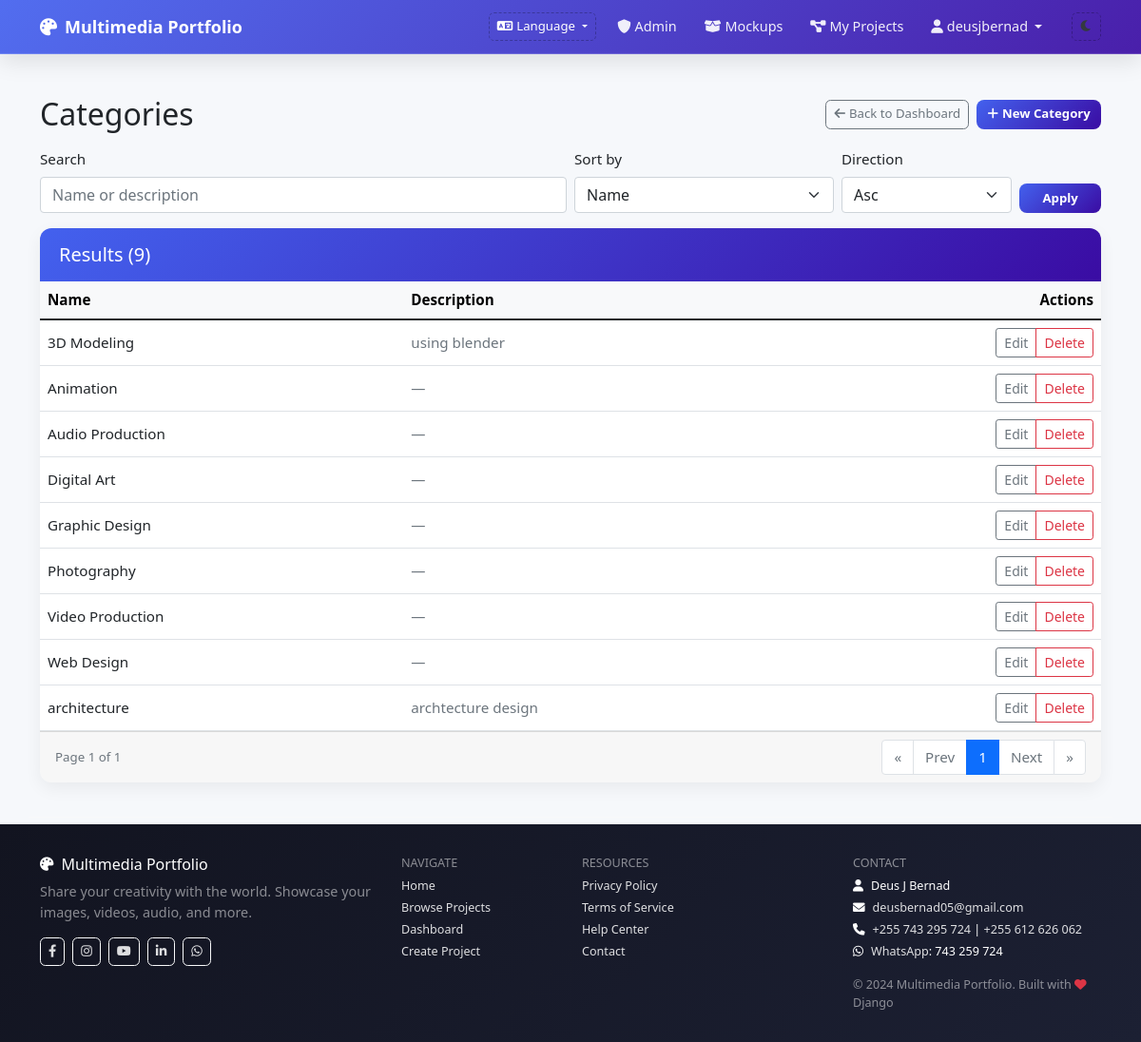
The app's page /en/control/categories/ (signed in) with its own data.
### projects/models.py (models this page shows, shortened)
class Category(models.Model):
    name = models.CharField(max_length=100)
    description = models.TextField(blank=True)

### core/views.py (the view)
# urls.py: path('control/categories/', views.admin_categories, name='admin_categories'),
@login_required
def admin_categories(request):
    if not request.user.is_staff:
        return redirect('core:home')
    q = (request.GET.get('q') or '').strip()
    cats = Category.objects.all()
    if q:
        cats = cats.filter(Q(name__icontains=q) | Q(description__icontains=q))
    sort = request.GET.get('sort') or 'name'
    direction = request.GET.get('dir') or 'asc'
    allowed = {'name': 'name', 'created': 'id'}
    order_field = allowed.get(sort, 'name')
    if direction == 'desc':
        order_field = f'-{order_field}'
    cats = cats.order_by(order_field)
    page_size = int(request.GET.get('page_size') or 10)
    paginator = Paginator(cats, page_size)
    page_number = request.GET.get('page') or 1
    page_obj = paginator.get_page(page_number)
    context = {
        'q': q,
        'sort': sort,
        'dir': direction,
        'page_obj': page_obj,
        'page_size': page_size,
        'total_categories': paginator.count,
    }
    return render(request, 'core/admin_categories.html', context)

### core/templates/core/admin_categories.html (shortened to what this page needs)
{% extends 'base.html' %}
{% load i18n %}
{% block content %}
<div class="container py-4">
  <div class="d-flex align-items-center justify-content-between mb-3">
    <h2 class="mb-0">{% trans "Categories" %}</h2>
    <div class="d-flex gap-2">
      <a href="{% url 'core:admin_dashboard' %}" class="btn btn-outline-secondary btn-sm">
        <i class="fas fa-arrow-left me-1"></i>{% trans "Back to Dashboard" %}
      </a>
      <a href="{% url 'core:admin_category_create' %}" class="btn btn-primary btn-sm">
        <i class="fas fa-plus me-1"></i>{% trans "New Category" %}
      </a>
    </div>
  </div>
  <form class="row g-2 align-items-end mb-3" method="get">
    <div class="col-md-6">
      <label class="form-label">{% trans "Search" %}</label>
      <input type="text" class="form-control" name="q" value="{{ q }}" placeholder="{% trans 'Name or description' %}">
    </div>
    <div class="col-md-3">
      <label class="form-label">{% trans "Sort by" %}</label>
      <select class="form-select" name="sort">
        <option value="name" {% if sort == 'name' %}selected{% endif %}>{% trans "Name" %}</option>
      </select>
    </div>
    <div class="col-md-2">
      <label class="form-label">{% trans "Direction" %}</label>
      <select class="form-select" name="dir">
        <option value="asc" {% if dir == 'asc' %}selected{% endif %}>{% trans "Asc" %}</option>
      </select>
    </div>
    <div class="col-md-1">
      <button type="submit" class="btn btn-primary w-100">{% trans "Apply" %}</button>
    </div>
  </form>
  <div class="card">
    <div class="card-header d-flex justify-content-between align-items-center">
      <h5 class="mb-0">{% trans "Results" %} ({{ total_categories }})</h5>
    </div>
    <div class="table-responsive">
      <table class="table table-hover align-middle mb-0">
        <thead class="table-light">
          <tr>
            <th>{% trans "Name" %}</th>
            <th>{% trans "Description" %}</th>
            <th class="text-end">{% trans "Actions" %}</th>
          </tr>
        </thead>
        <tbody>
          {% for c in page_obj.object_list %}
          <tr>
            <td>{{ c.name }}</td>
            <td class="text-muted">{{ c.description|default:'—' }}</td>
            <td class="text-end">
              <div class="btn-group btn-group-sm" role="group">
                <a class="btn btn-outline-secondary" href="{% url 'core:admin_category_edit' c.id %}">{% trans "Edit" %}</a>
                <button class="btn btn-outline-danger" data-action="delete" data-id="{{ c.id }}">{% trans "Delete" %}</button>
              </div>
            </td>
          </tr>
          {% empty %}
          <tr><td colspan="3" class="text-center text-muted py-3">{% trans "No categories found." %}</td></tr>
          {% endfor %}
        </tbody>
      </table>
    </div>
    <div class="card-footer d-flex justify-content-between align-items-center">
      <div class="text-muted small">
        {% trans "Page" %} {{ page_obj.number }} {% trans "of" %} {{ page_obj.paginator.num_pages }}
      </div>
      <nav>
        <ul class="pagination mb-0">
          {% if page_obj.has_previous %}
            <li class="page-item"><a class="page-link" href="?q={{ q }}&sort={{ sort }}&dir={{ dir }}&page_size={{ page_size }}&page=1">«</a></li>
            <li class="page-item"><a class="page-link" href="?q={{ q }}&sort={{ sort }}&dir={{ dir }}&page_size={{ page_size }}&page={{ page_obj.previous_page_number }}">{% trans "Prev" %}</a></li>
          {% else %}
            <li class="page-item disabled"><span class="page-link">«</span></li>
            <li class="page-item disabled"><span class="page-link">{% trans "Prev" %}</span></li>
          {% endif %}
          <li class="page-item active"><span class="page-link">{{ page_obj.number }}</span></li>
          {% if page_obj.has_next %}
            <li class="page-item"><a class="page-link" href="?q={{ q }}&sort={{ sort }}&dir={{ dir }}&page_size={{ page_size }}&page={{ page_obj.next_page_number }}">{% trans "Next" %}</a></li>
            <li class="page-item"><a class="page-link" href="?q={{ q }}&sort={{ sort }}&dir={{ dir }}&page_size={{ page_size }}&page={{ page_obj.paginator.num_pages }}">»</a></li>
          {% else %}
            <li class="page-item disabled"><span class="page-link">{% trans "Next" %}</span></li>
            <li class="page-item disabled"><span class="page-link">»</span></li>
          {% endif %}
        </ul>
      </nav>
    </div>
  </div>
</div>
{% endblock %}

### templates/base.html (shortened to what this page needs)
<!DOCTYPE html>
{% load i18n %}
<html lang="{{ LANGUAGE_CODE|default:'en' }}">
<head>
    <link href="https://cdn.jsdelivr.net/npm/bootstrap@5.1.3/dist/css/bootstrap.min.css" rel="stylesheet">
    <link href="https://cdnjs.cloudflare.com/ajax/libs/font-awesome/6.0.0/css/all.min.css" rel="stylesheet">
</head>
<body>
    <nav class="navbar navbar-expand-lg navbar-dark">
        <div class="container">
            <a class="navbar-brand" href="{% url 'core:home' %}">
                <i class="fas fa-palette me-2"></i>{% trans "Multimedia Portfolio" %}
            </a>
            <div class="collapse navbar-collapse" id="navbarNav">
                <div class="navbar-nav ms-auto align-items-center">
                    <div class="nav-item dropdown me-2">
                        <button class="btn btn-ghost btn-sm dropdown-toggle lang-btn" type="button" data-bs-toggle="dropdown" aria-expanded="false">
                            <i class="fas fa-language me-1"></i>{% trans "Language" %}
                        </button>
                    </div>
                    {% if user.is_authenticated %}
                        {% if user.is_staff %}
                        <a class="nav-link" href="{% url 'core:admin_dashboard' %}">
                            <i class="fas fa-shield-alt me-1"></i>{% trans "Admin" %}
                        </a>
                        {% endif %}
                        <a class="nav-link {% if request.resolver_match.url_name in 'mockup_list' %}active{% endif %}" href="{% url 'projects:mockup_list' %}">
                            <i class="fas fa-box-open me-1"></i>{% trans "Mockups" %}
                        </a>
                        <a class="nav-link {% if request.resolver_match.url_name == 'dashboard' %}active{% endif %}"
                           href="{% url 'projects:dashboard' %}">
                            <i class="fas fa-project-diagram me-1"></i>{% trans "My Projects" %}
                        </a>
                        <div class="nav-item dropdown">
                            <a class="nav-link dropdown-toggle" href="#" role="button" data-bs-toggle="dropdown">
                                <i class="fas fa-user me-1"></i>{{ user.username }}
                            </a>
                        </div>
                    {% endif %}
                    <div class="ms-lg-3 mt-2 mt-lg-0 d-flex align-items-center gap-2">
                        <button id="themeToggle" class="btn btn-ghost btn-sm" type="button" title="Toggle theme">
                            <i class="fas fa-moon"></i>
                        </button>
                    </div>
                </div>
            </div>
        </div>
    </nav>
    <div class="container main-content">
        {% block content %}
        {% endblock %}
    </div>
    <footer class="footer">
        <div class="container">
            <div class="row gy-4 py-3 border-top border-light border-opacity-10">
                <div class="col-12 col-lg-4">
                    <div class="d-flex align-items-center mb-2">
                        <i class="fas fa-palette me-2"></i>
                        <h6 class="mb-0">{% trans "Multimedia Portfolio" %}</h6>
                    </div>
                    <p class="mb-3 text-white-50">{% trans "Share your creativity with the world. Showcase your images, videos, audio, and more." %}</p>
                    <div class="d-flex gap-2">
                        <a href="https://www.facebook.com/profile.php?id=61576717596735" class="btn btn-outline-light btn-sm" target="_blank" rel="noopener"><i class="fab fa-facebook-f"></i></a>
                        <a href="https://instagram.com/bernad.deus" class="btn btn-outline-light btn-sm" target="_blank" rel="noopener"><i class="fab fa-instagram"></i></a>
                        <a href="https://www.youtube.com/@DeusAnimation" class="btn btn-outline-light btn-sm" target="_blank" rel="noopener"><i class="fab fa-youtube"></i></a>
                        <a href="https://www.linkedin.com/in/deus-bernad-9b6520343" class="btn btn-outline-light btn-sm" target="_blank" rel="noopener"><i class="fab fa-linkedin-in"></i></a>
                        <a href="https://wa.me/255743295724" class="btn btn-outline-light btn-sm" target="_blank" rel="noopener"><i class="fab fa-whatsapp"></i></a>
                    </div>
                </div>
                <div class="col-6 col-lg-2">
                    <h6 class="text-uppercase small text-white-50 mb-2">{% trans "Navigate" %}</h6>
                    <ul class="list-unstyled mb-0 small footer-links">
                        <li class="mb-1"><a href="{% url 'core:home' %}">{% trans "Home" %}</a></li>
                        <li class="mb-1"><a href="{% url 'projects:public_projects' %}">{% trans "Browse Projects" %}</a></li>
                        {% if user.is_authenticated %}
                        <li class="mb-1"><a href="{% url 'projects:dashboard' %}">{% trans "Dashboard" %}</a></li>
                        <li class="mb-1"><a href="{% url 'projects:project_create' %}">{% trans "Create Project" %}</a></li>
                        {% else %}
                        <li class="mb-1"><a href="{% url 'accounts:login' %}">{% trans "Login" %}</a></li>
                        <li class="mb-1"><a href="{% url 'accounts:register' %}">{% trans "Register" %}</a></li>
                        {% endif %}
                    </ul>
                </div>
                <div class="col-6 col-lg-3">
                    <h6 class="text-uppercase small text-white-50 mb-2">{% trans "Resources" %}</h6>
                    <ul class="list-unstyled mb-0 small footer-links">
                        <li class="mb-1"><a href="{% url 'core:privacy' %}">{% trans "Privacy Policy" %}</a></li>
                        <li class="mb-1"><a href="{% url 'core:terms' %}">{% trans "Terms of Service" %}</a></li>
                        <li class="mb-1"><a href="{% url 'core:help' %}">{% trans "Help Center" %}</a></li>
                        <li class="mb-1"><a href="{% url 'core:contact' %}">{% trans "Contact" %}</a></li>
                    </ul>
                </div>
                <div class="col-12 col-lg-3">
                    <h6 class="text-uppercase small text-white-50 mb-2">{% trans "Contact" %}</h6>
                    <ul class="list-unstyled mb-3 small">
                        <li class="mb-1"><i class="fas fa-user me-2"></i>Deus J Bernad</li>
                        <li class="mb-1"><i class="fas fa-envelope me-2"></i><a href="mailto:deusbernad05@gmail.com">deusbernad05@gmail.com</a></li>
                        <li class="mb-1"><i class="fas fa-phone me-2"></i><a href="tel:+255743295724">+255 743 295 724</a> | <a href="tel:+255612626062">+255 612 626 062</a></li>
                        <li class="mb-0"><i class="fab fa-whatsapp me-2"></i><a href="https://wa.me/255743295724" target="_blank" rel="noopener">WhatsApp</a>: 743 259 724</li>
                    </ul>
                    <div class="text-white-50 small">&copy; 2024 {% trans "Multimedia Portfolio" %}. {% trans "Built with" %} <i class="fas fa-heart text-danger"></i> Django</div>
                </div>
            </div>
        </div>
    </footer>
</body>
</html>

### templates/base.html (style rules this page uses)
:root { --primary-color: #4361ee; --secondary-color: #3a0ca3; --accent-color: #f72585; --dark-color: #2b2d42; --light-color: #f8f9fa; --social-start: var(--primary-color); --social-end: var(--secondary-color); --footer-start: #121420; --footer-end: #1c2033; }
.form-control, .form-select, .form-check-input { background-color: #ffffff !important; color: #212529 !important; }
.form-control::placeholder { color: #6c757d; opacity: 1; }
.form-label, label { color: #212529; }
body { font-family: 'Segoe UI', Tahoma, Geneva, Verdana, sans-serif; background: #f6f8fb; min-height: 100vh; font-size: 0.95rem; }
.navbar { background: linear-gradient(135deg, rgba(67,97,238,.92), rgba(58,12,163,.92)) !important; box-shadow: 0 8px 24px rgba(0,0,0,0.10); padding: .6rem 0; border-bottom: 1px solid rgba(255,255,255,.18); backdrop-filter: saturate(120%) blur(8px); position: sticky; top: 0; z-index: 1040; }
.navbar-brand { font-weight: 700; font-size: 1.125rem; color: white !important; transition: transform 0.2s ease; }
.nav-link { color: rgba(255,255,255,0.92) !important; font-weight: 500; margin: 0 .25rem; padding: .35rem .65rem !important; border-radius: .375rem; transition: background-color .2s ease, transform .2s ease; font-size: .9rem; }
.main-content { min-height: calc(100vh - 140px); padding: 1.25rem 0; }
.card { border: none; border-radius: 12px; box-shadow: 0 6px 18px rgba(0,0,0,0.06); transition: transform .2s ease, box-shadow .2s ease; overflow: hidden; }
.card-header { background: linear-gradient(135deg, var(--primary-color), var(--secondary-color)); color: white; border: none; padding: 1rem 1.25rem; font-weight: 600; }
.footer { background: linear-gradient(135deg, var(--footer-start), var(--footer-end)); color: white; padding: 1rem 0; margin-top: auto; font-size: .9rem; }
.footer a { color: rgba(255,255,255,0.86); text-decoration: none; transition: color 0.3s ease; }
.btn { padding: .25rem .5rem; font-size: .825rem; border-radius: .35rem; }
.btn-primary { background: linear-gradient(135deg, var(--primary-color), var(--secondary-color)); border: none; border-radius: .5rem; padding: .35rem .7rem; font-weight: 600; transition: box-shadow .2s ease, transform .2s ease; }
.btn-ghost { color:#343a40; background:transparent; border:1px dashed rgba(0,0,0,.25); }
.lang-btn { color:#fff !important; }

### records on screen
Category: name "3D Modeling", description "using blender"
Category: name "Animation", description "—"
Category: name "Audio Production", description "—"
Category: name "Digital Art", description "—"
Category: name "Graphic Design", description "—"
Category: name "Photography", description "—"
Category: name "Video Production", description "—"
Category: name "Web Design", description "—"
Category: name "architecture", description "archtecture design"

### other values on screen
{{ user.username }} "deusjbernad"
{{ total_categories }} "9"
{{ page_obj.number }} "1"
{{ page_obj.paginator.num_pages }} "1"
